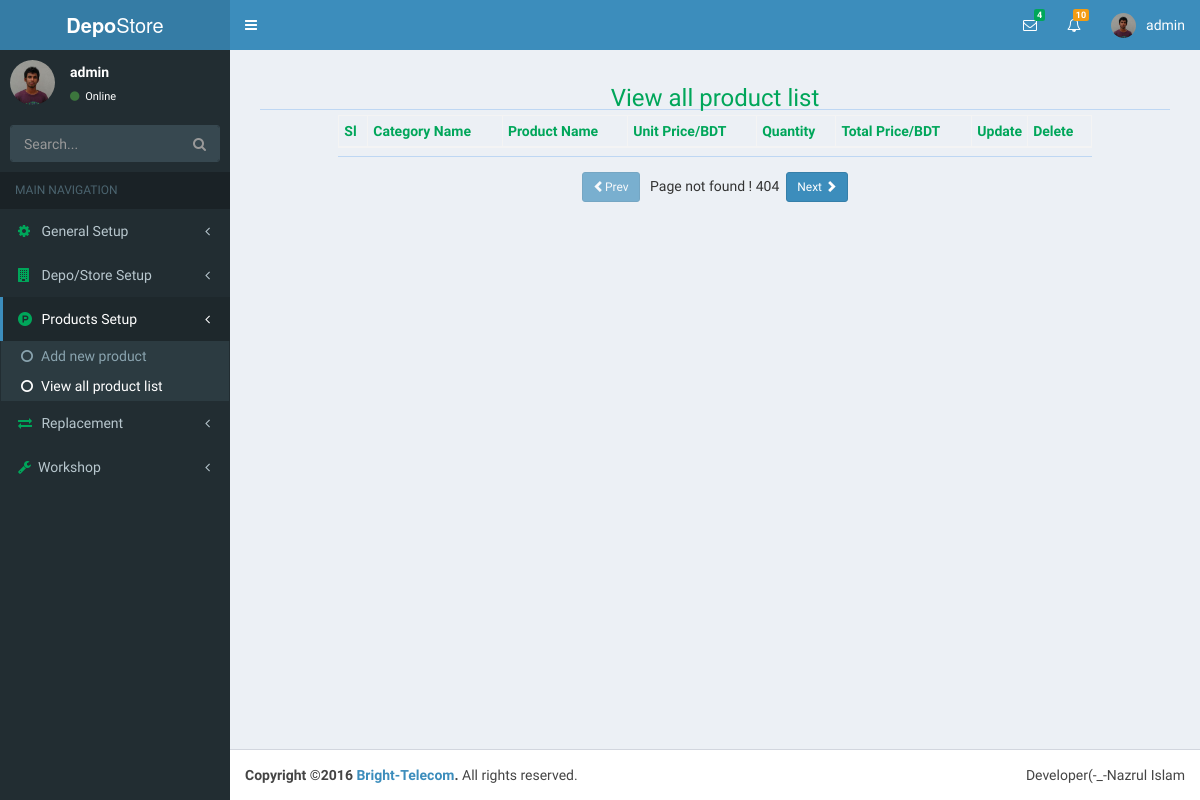
/index.php?page=productViewList&folder=products (signed in), run on an earlier commit of the app's database.
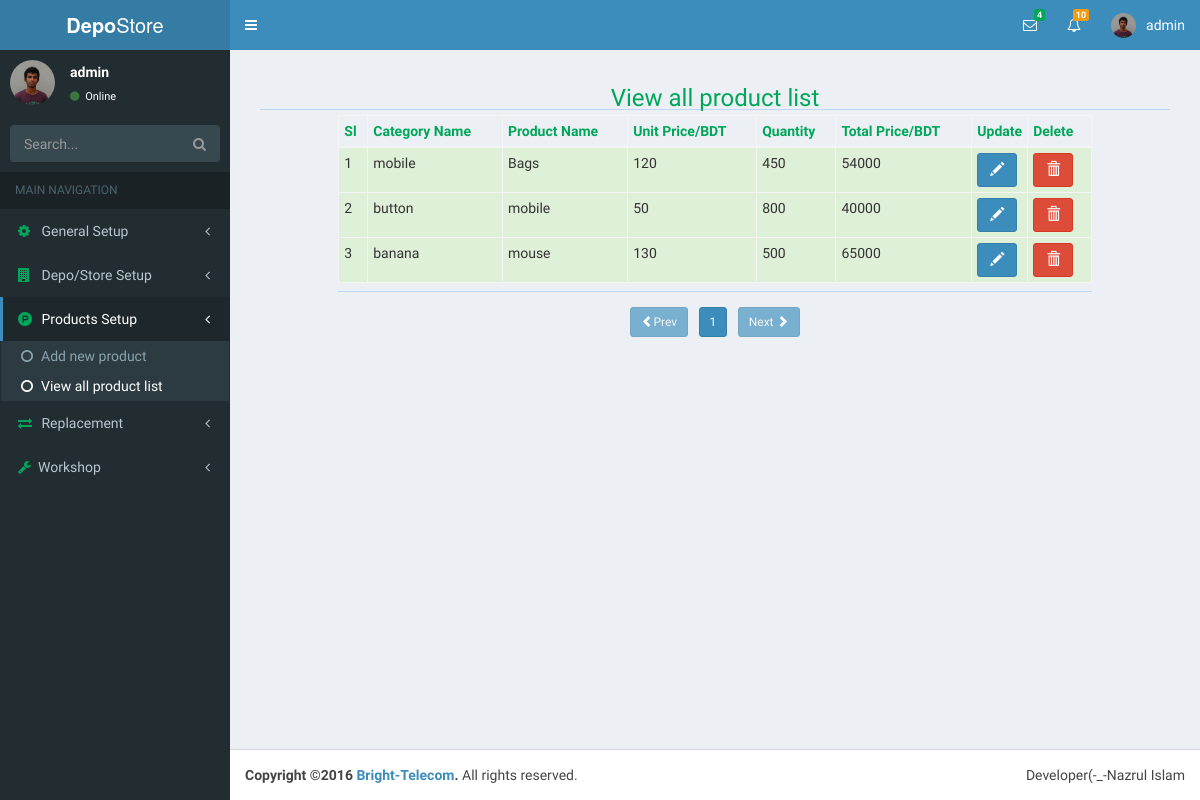
And on a later commit of the database.
### tables this page shows
CREATE TABLE `products` (
  `id` int(11) NOT NULL,
  `user_id` int(11) NOT NULL,
  `cat_id` int(11) NOT NULL,
  `pro_name` varchar(30) NOT NULL,
  `pro_price` int(6) NOT NULL,
  `quantity` int(6) NOT NULL,
  `total_price` int(11) NOT NULL,
  `uploader` varchar(30) NOT NULL,
  `entry_date` date NOT NULL
);

CREATE TABLE `category` (
  `id` int(11) NOT NULL,
  `catName` varchar(40) NOT NULL
);

### products/productViewList.php (the view, shortened to what this page needs)
<?php
	require('database.php');
	$pagination=$db->prepare("SELECT * FROM products");
	$pagination->execute();
	$totalRow=$pagination->rowCount();
	$itemPerpage=5;
	$totalPage=ceil($totalRow/$itemPerpage);
	$pageNumber=(isset($_GET['pgNumber'])?$_GET['pgNumber']:$_GET['pgNumber']=1);
	$start=($pageNumber-1)*$itemPerpage;
	$viewAllProList=$db->prepare("SELECT products.*,category.catName FROM products LEFT JOIN category ON products.cat_id=category.id LIMIT $start,$itemPerpage");
	$viewAllProList->execute();
	$sl='';
	$data='';
	while($viewAllProListRow=$viewAllProList->fetch(PDO::FETCH_OBJ)){
		$sl++;
		$data.="
			<tr class='success'>
				<td>$sl</td>
				<td>$viewAllProListRow->catName</td>
				<td>$viewAllProListRow->pro_name</td>
				<td>$viewAllProListRow->pro_price</td>
				<td>$viewAllProListRow->quantity</td>
				<td>$viewAllProListRow->total_price</td>
				<td>
					<a href='index.php?page=productEdit&folder=products&proEditId=$viewAllProListRow->id' class='btn btn-primary'>
						<span class='glyphicon glyphicon-pencil'></span>
					</a>
				</td>
				<td>
					<a href='index.php?page=productViewList&folder=products&proDelid=$viewAllProListRow->id' class='btn btn-danger'>
						<span class='glyphicon glyphicon-trash'></span>
					</a>
				</td>
			</tr>
		";
	};
?>
<div class="container-fluid">
	<div class="row">
		<div class="col-sm-12">
			<h3 class="text-center text-green">View all product list</h3>
			<hr>
		</div>
	</div>
	<div class="row">
		<div class="col-sm-10 col-sm-offset-1">
			<table class="table table-bordered table-hover table-condensed">
				<thead class="text-green">
					<th>Sl</th>
					<th>Category Name</th>
					<th>Product Name</th>
					<th>Unit Price/BDT</th>
					<th>Quantity</th>
					<th>Total Price/BDT</th>
					<th width="5%">Update</th>
					<th>Delete</th>
				<thead>
				<tbody>
					<?php echo $data;?>
				</tbody>
			</table><hr>
		</div>
	</div>
	<div class="row">
		<div class="col-xs-8 col-xs-offset-2 text-center" style="margin-top:10px">
			<?php
				$pagePre=$pageNumber-1;
				$pageNext=$pageNumber+1;
				if($pagePre==0){
					echo"<a href='index.php?page=productViewList&folder=products&pgNumber={$pagePre}' class='btn btn-primary btn-sm disabled'><span class='glyphicon glyphicon-chevron-left'></span>Prev</a> &nbsp;&nbsp;";
				}else{
					echo"<a href='index.php?page=productViewList&folder=products&pgNumber={$pagePre}' class='btn btn-primary btn-sm'><span class='glyphicon glyphicon-chevron-left'></span>Prev</a> &nbsp;&nbsp;";
				}
				if($pageNumber <= $totalPage){
					for($i=1;$i<=$totalPage;$i++){
						if($i == $pageNumber){
								echo "<a href='index.php?page=productViewList&folder=products&pgNumber={$i}' class='btn btn-primary btn-sm'>$i</a>".'&nbsp;';
						}else{
							echo "<a href='index.php?page=productViewList&folder=products&pgNumber={$i}' class='btn btn-default btn-sm'>$i</a>".'&nbsp;';
						}
					}
				}else{
					echo"Page not found ! 404";
				}
				if($pageNumber==$totalPage){
					echo"&nbsp;&nbsp;<a class='btn btn-primary btn-sm disabled'
						href='index.php?page=productViewList&folder=products&pgNumber={$pageNext}'>Next
							<span class='glyphicon glyphicon-chevron-right'></span>
						</a>";
				}else{
					echo"&nbsp;&nbsp;<a href='index.php?page=productViewList&folder=products&pgNumber={$pageNext}'
					 class='btn btn-primary btn-sm'>Next
					 	<span class='glyphicon glyphicon-chevron-right'></span>
					 </a>";
				}
			?>
		</div>
	</div>
</div>

What changed in the data, as far as the page shows it:
added products: cat.catName "mobile", pro_name "Bags", pro_price "120", quantity "450", total_price "54000"
added products: cat.catName "button", pro_name "mobile", pro_price "50", quantity "800", total_price "40000"
added products: cat.catName "banana", pro_name "mouse", pro_price "130", quantity "500", total_price "65000"
Also different on the page:
new list line: "1"
text no longer shown: "Page not found ! 404"
